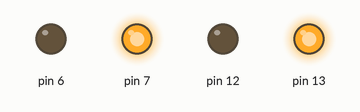
Simulated run of this sketch. Board: Arduino Uno, built with avr-gcc and run on an emulated ATmega328P. On the bench: output pins drawn as LEDs (lit = HIGH).

Above: at 2.5 s.
At 7.5 s:
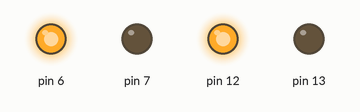
At 12.5 s:
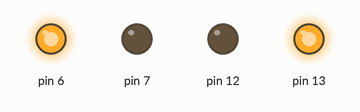
Timing chart, 0 to 19.5 s (numbered marks = the images above):
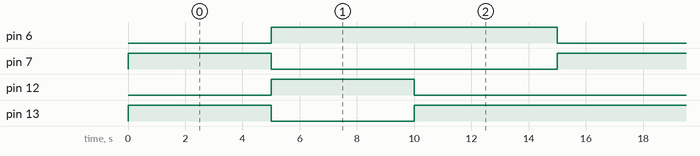

Measured:
- by itself, pin 6: alternates HIGH for 10.0 s and LOW for 5.0 s
- by itself, pin 7, pin 12: alternates HIGH for 5.0 s and LOW for 10.0 s
- by itself, pin 13: repeats every 15.0 s: LOW 5.0 s, HIGH 10.0 s

The sketch:

dc_motor.ino
```cpp
void setup() {
  // put your setup code here, to run once:
pinMode(13,OUTPUT);
pinMode(12,OUTPUT);
pinMode(7,OUTPUT);
pinMode(6,OUTPUT);
}

void loop() {
  // put your main code here, to run repeatedly:
clockwise();
delay(5000);
anticlockwise();
delay(5000);
mixed();
delay(5000);
}
void clockwise() {
  digitalWrite(13,1);
  digitalWrite(12,0);
  digitalWrite(7,1);
  digitalWrite(6,0);
}
void anticlockwise() {
  digitalWrite(13,0);
  digitalWrite(12,1);
  digitalWrite(7,0);
  digitalWrite(6,1);
}
void mixed() {
  digitalWrite(13,1);
  digitalWrite(12,0);
  digitalWrite(7,0);
  digitalWrite(6,1);
}
```
